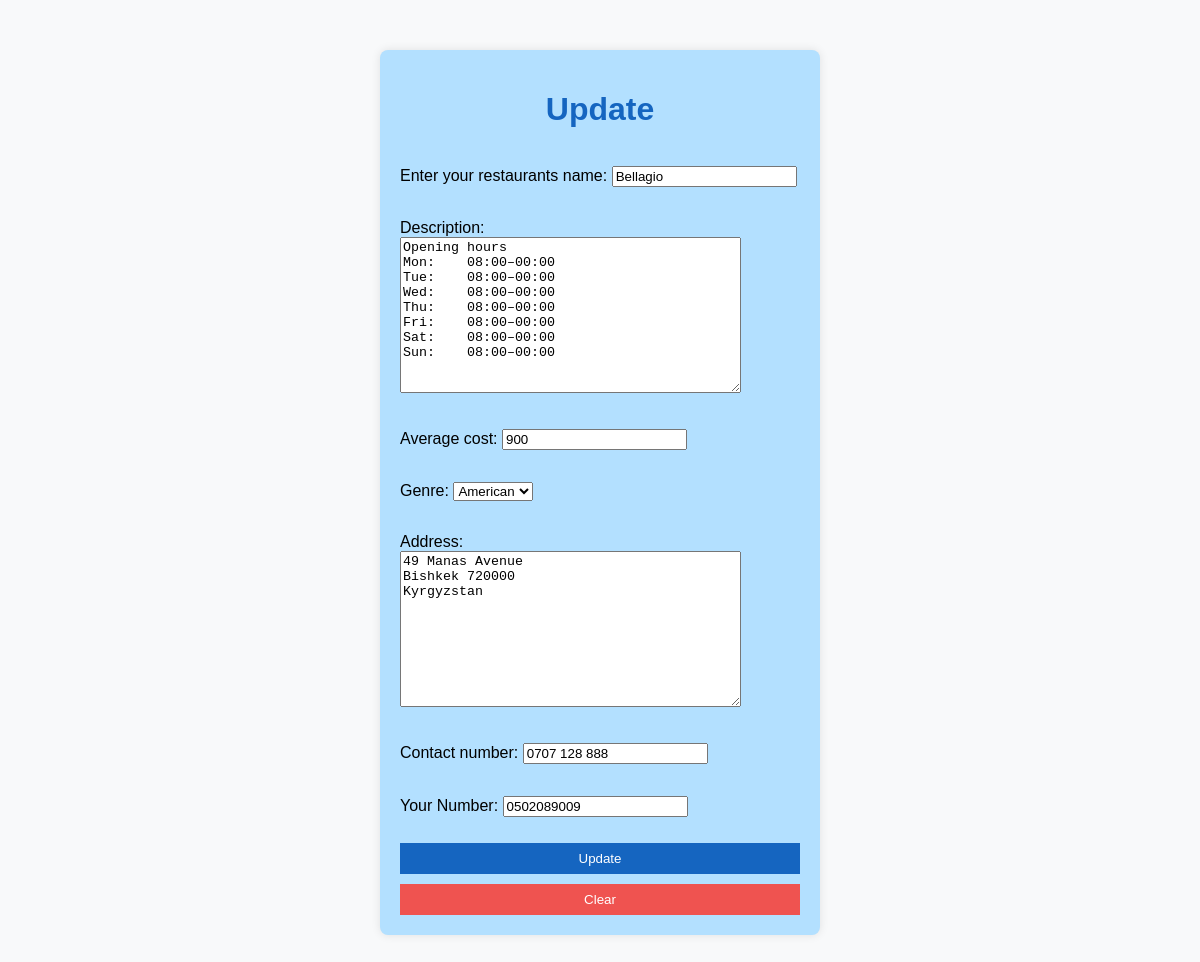
Screenshot of /person_list/3/update/ with the database file from the repository.
### persons/models.py (models this page shows, shortened)
class Person(models.Model):
    GENRE = (
        ('Russian', 'Russian'),
        ('Italian', 'Italian'),
        ('American', 'American'),
        ('Japanese', 'Japanese'),
        ('Chinese', 'Chinese'),
    )
    name = models.CharField(max_length=100, verbose_name="Enter your restaurants name", null=True)
    description = models.TextField(null=True)
    average_cost = models.PositiveIntegerField(null=True)
    genre = models.CharField(max_length=100, choices=GENRE, null=True)
    created_at = models.DateTimeField(auto_now_add=True, null=True)
    address = models.TextField(null=True)
    contact_number = models.CharField(max_length=15,null=True)
    phone_number = models.CharField(max_length=14, default='+996', verbose_name='Your Number')

### persons/views.py (the view, shortened to what this page needs)
# urls.py: path('person_list/<int:id>/update/', views.PersonUpdateView.as_view()),
class PersonUpdateView(generic.UpdateView):
    template_name = "person_update.html"
    form_class = forms.PersonForm
    success_url = "/person_list/"
    def get_object(self, **kwargs):
        person_id = self.kwargs.get("id")
        return get_object_or_404(models.Person, id=person_id)

### persons/forms.py
class PersonForm(forms.ModelForm):
    class Meta:
        model = models.Person
        fields = "__all__"

### templates/person_update.html (shortened to what this page needs)
<!DOCTYPE html>
<html lang="en">
<head>
</head>
<body>
<div class="container">
    <h1>Update</h1>
    <form method="POST" enctype="multipart/form-data">
        {{ form.as_p }}
        <button type="submit">Update</button>
        <button type="reset">Clear</button>
    </form>
</div>
</body>
</html>

### templates/person_update.html (style rules this page uses)
body { font-family: 'Arial', sans-serif; background-color: #f8f9fa; margin: 0; padding: 0; }
.container { background-color: #B3E0FF; padding: 20px; margin: 50px auto; max-width: 400px; border-radius: 8px; box-shadow: 0 0 10px rgba(0, 0, 0, 0.1); }
h1 { text-align: center; color: #1565C0; }
form { display: flex; flex-direction: column; }
button { margin-top: 10px; padding: 8px; background-color: #1565C0; color: #fff; border: none; cursor: pointer; transition: background-color 0.3s; }
button[type="reset"] { background-color: #EF5350; }

### rows the page displays
Person: name "Bellagio", description "Opening hours Mon: 08:00–00:00 Tue: 08:00–00:00 Wed: 08:00–00:00 Thu: 08:00–00:00 Fri: 08:00–00:00 Sat: 08:00–00:00 Sun: 08:00–00:00", average_cost "900", genre "American", address "49 Manas Avenue Bishkek 720000 Kyrgyzstan", contact_number "0707 128 888", phone_number "0502089009"
